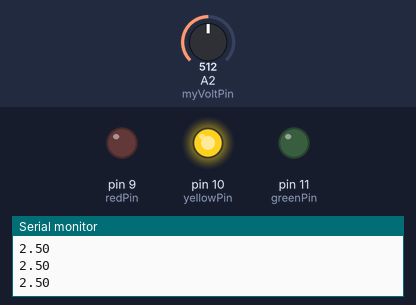
The sketch below on a simulated Arduino Uno, built with avr-gcc and run on an emulated ATmega328P. On the bench: output pins drawn as LEDs (lit = HIGH), the last lines printed to the serial monitor. The inputs (shaded band) are chosen by the test bench; at power-on: A2 (myVoltPin) = 512.

Above: at 1.2 s.
1.3 s: A2 (myVoltPin) set to 811
At 1.9 s:
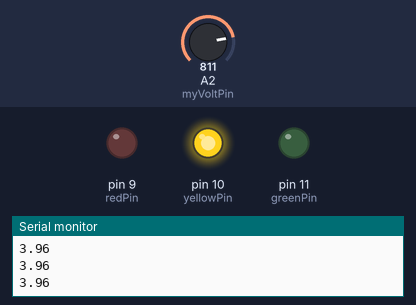
2.8 s: A2 (myVoltPin) set to 829
At 3.7 s:
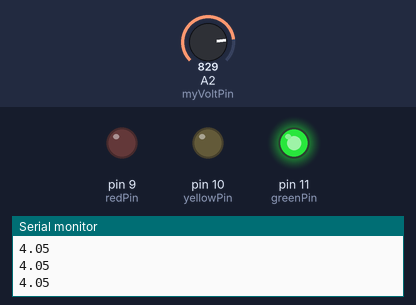
4.3 s: A2 (myVoltPin) set to 306
At 5.5 s:
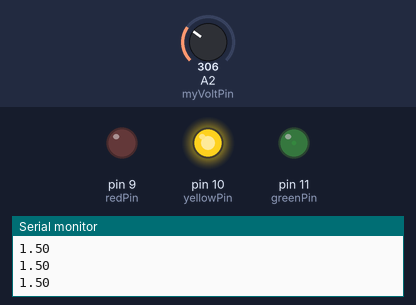
5.8 s: A2 (myVoltPin) set to 900
At 6.2 s:
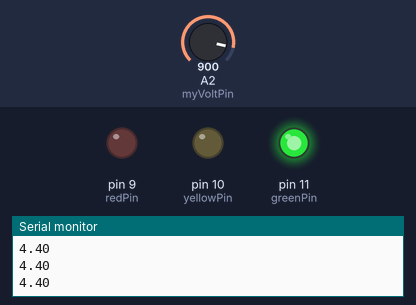
7.3 s: A2 (myVoltPin) set to 716
At 8.3 s:
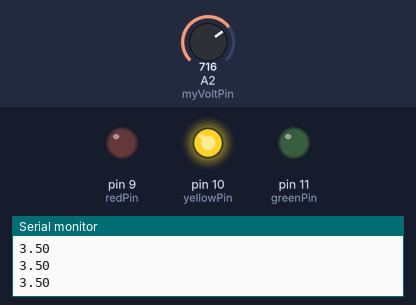
8.8 s: A2 (myVoltPin) set to 1023
At 9.4 s:
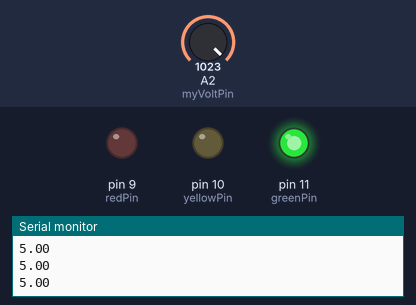
Timing chart, 0 to 11.3 s (numbered marks = the images above; inputs shaded):
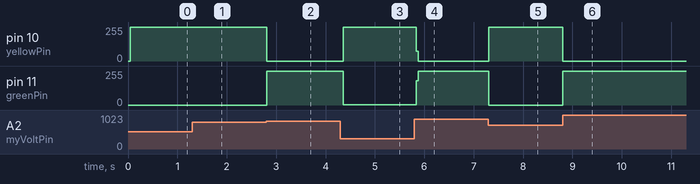

Measured:
- the behaviour switches between 818 and 819 on A2 (myVoltPin) (found by bisection; images 1 and 2)
- after the input at 1.3 s, pin 10 (yellowPin): 253/255 → 255/255 at once
- after the input at 2.8 s, pin 10 (yellowPin): 255/255 → 0/255 at once; pin 11 (greenPin): 0/255 → 255/255 at once
- after the input at 4.3 s, pin 10 (yellowPin): 0/255 → 254/255 after 0.06 s; pin 11 (greenPin): 255/255 → 1/255 after 0.06 s
- after the input at 5.8 s, pin 10 (yellowPin): 254/255 → 0/255 at once; pin 11 (greenPin): 1/255 → 255/255 at once
- after the input at 7.3 s, pin 10 (yellowPin): 0/255 → 255/255 at once; pin 11 (greenPin): 255/255 → 0/255 at once
- after the input at 8.8 s, pin 10 (yellowPin): 255/255 → 0/255 at once; pin 11 (greenPin): 0/255 → 255/255 at once

The sketch:

stoplight_potentiometer.ino
```cpp
int myVoltPin = A2;
int redPin = 9;
int yellowPin = 10;
int greenPin = 11;
float readVal;
float V2;
int delayT = 250;

void setup() {
  Serial.begin(9600);
  pinMode(myVoltPin, INPUT);
  pinMode(redPin, OUTPUT);
  pinMode(yellowPin, OUTPUT);
  pinMode(greenPin, OUTPUT);
}

void loop() {
  readVal = analogRead(myVoltPin);
  V2= (5./1023.)*readVal;
  Serial.println(V2);


 if (V2 < 3)
  {
    digitalWrite(redPin, LOW);
    digitalWrite(yellowPin, LOW);
    digitalWrite(greenPin, HIGH);
  }
  if (V2 < 4) {
digitalWrite(redPin, LOW);
    digitalWrite(yellowPin, HIGH);
    digitalWrite(greenPin, LOW);
  }
  else
  {
    digitalWrite(redPin, LOW);
    digitalWrite(yellowPin,LOW);
    digitalWrite(greenPin, HIGH);
  }


}
```
